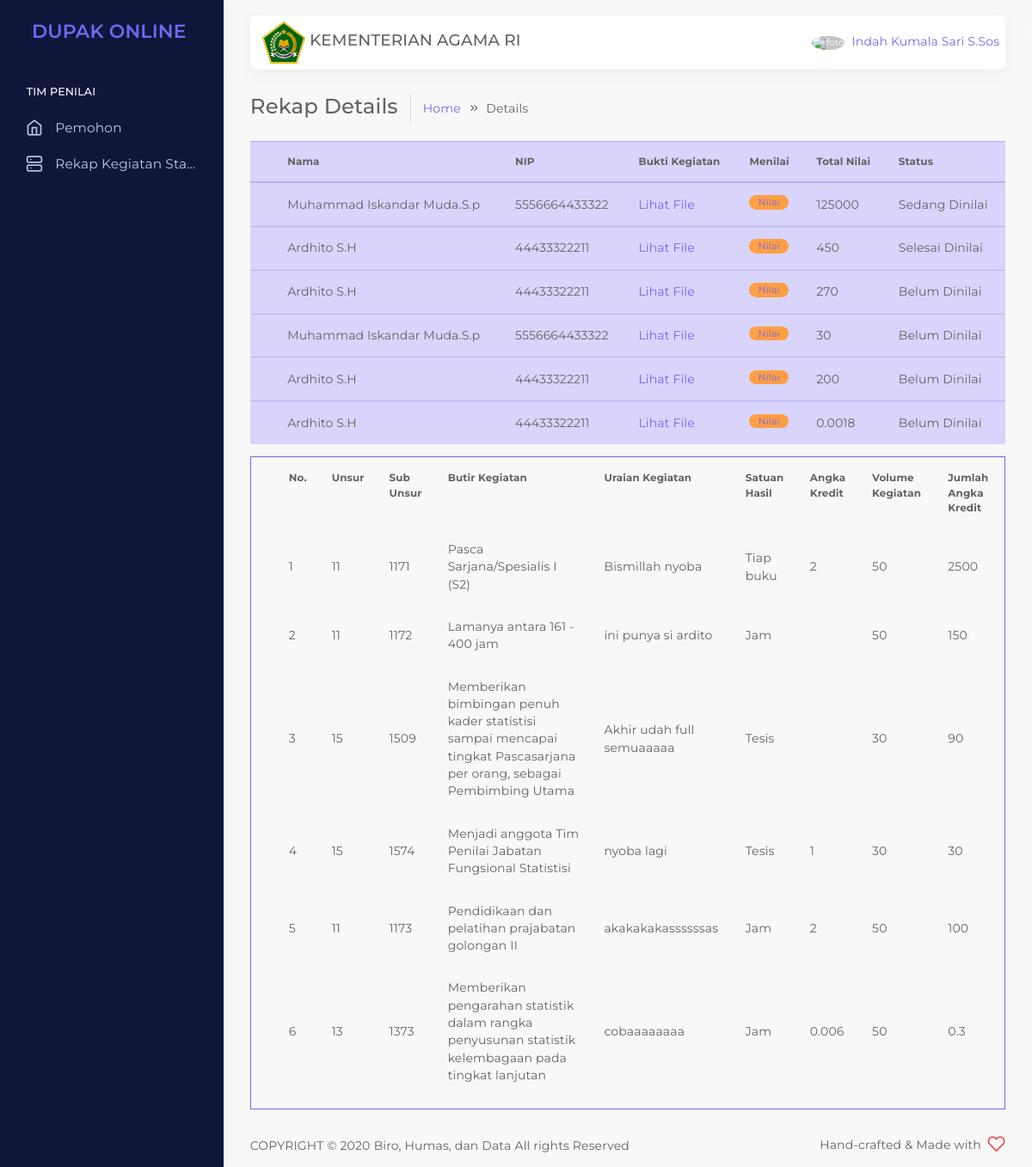
/penilai/detail-rekap.php (signed in), run on the app's committed database.
### tables this page shows
CREATE TABLE `pengguna` (
  `id_pengguna` int(100) NOT NULL,
  `nama` varchar(100) NOT NULL,
  `nip` varchar(225) NOT NULL,
  `password` varchar(255) NOT NULL,
  `email` varchar(255) NOT NULL,
  `alamat` varchar(255) NOT NULL,
  `no_seri_kapreg` varchar(1000) NOT NULL,
  `tempat_tanggal_lahir` varchar(100) NOT NULL,
  `tgl_lahir` date NOT NULL,
  `jenis_kelamin` varchar(100) NOT NULL,
  `pendidikan` varchar(100) NOT NULL,
  `pangkat` varchar(100) NOT NULL,
  `jabatan` enum('Statistisi Muda','Statistisi Madya') NOT NULL,
  `masa_kerja` varchar(100) NOT NULL,
  `unit_kerja` varchar(100) NOT NULL,
  `role` enum('Admin','Statistisi','Penilai') NOT NULL
);

CREATE TABLE `rekap_harian` (
  `id_rekap` int(11) NOT NULL,
  `nama` varchar(255) NOT NULL,
  `nip` varchar(255) NOT NULL,
  `unsur` varchar(255) NOT NULL,
  `sub_unsur` varchar(255) NOT NULL,
  `butir_kegiatan` varchar(255) NOT NULL,
  `uraian_kegiatan` varchar(100) NOT NULL,
  `satuan_hasil` varchar(100) NOT NULL,
  `angka_kredit` varchar(255) NOT NULL,
  `volume_kegiatan` varchar(255) NOT NULL,
  `jumlah_kredit` varchar(255) NOT NULL,
  `total_nilai` varchar(255) NOT NULL,
  `tanggal` date NOT NULL,
  `unggah_bukti` varchar(255) NOT NULL,
  `status` enum('Belum Dinilai','Sedang Dinilai','Selesai Dinilai') NOT NULL
);

### session_co.php (called while the page is built, shortened)
<?php
   include('config.php');
   $user_check = $_SESSION['login'];
   $ses_sql = mysqli_query($mysqli,"SELECT * FROM pengguna WHERE nip = '$user_check'");
   while ($row = mysqli_fetch_array($ses_sql,MYSQLI_ASSOC)){
      $login_session = $row['nama'];
   }
?>

### penilai/detail-rekap.php (the view, shortened to what this page needs)
<?php
include('../session_co.php');
?>
<!DOCTYPE html>
<html class="loading" lang="en" data-textdirection="ltr">
<head>
    <link rel="stylesheet" type="text/css" href="../app-assets/vendors/css/vendors.min.css">
    <link rel="stylesheet" type="text/css" href="../app-assets/vendors/css/forms/spinner/jquery.bootstrap-touchspin.css">
    <link rel="stylesheet" type="text/css" href="../app-assets/vendors/css/extensions/swiper.min.css">
    <link rel="stylesheet" type="text/css" href="../app-assets/vendors/css/animate/animate.css">
    <link rel="stylesheet" type="text/css" href="../app-assets/vendors/css/extensions/toastr.css">
    <link rel="stylesheet" type="text/css" href="../app-assets/vendors/css/forms/spinner/jquery.bootstrap-touchspin.css">
    <link rel="stylesheet" type="text/css" href="../app-assets/css/bootstrap.css">
    <link rel="stylesheet" type="text/css" href="../app-assets/css/bootstrap-extended.css">
    <link rel="stylesheet" type="text/css" href="../app-assets/css/colors.css">
    <link rel="stylesheet" type="text/css" href="../app-assets/css/components.css">
    <link rel="stylesheet" type="text/css" href="../app-assets/css/themes/dark-layout.css">
    <link rel="stylesheet" type="text/css" href="../app-assets/css/themes/semi-dark-layout.css">
    <link rel="stylesheet" type="text/css" href="../app-assets/css/core/menu/menu-types/vertical-menu.css">
    <link rel="stylesheet" type="text/css" href="../app-assets/css/core/colors/palette-gradient.css">
    <link rel="stylesheet" type="text/css" href="../app-assets/css/pages/app-ecommerce-details.css">
    <link rel="stylesheet" type="text/css" href="../app-assets/css/plugins/extensions/toastr.css">
    <link rel="stylesheet" type="text/css" href="../assets/css/style.css">
</head>
<body class="vertical-layout vertical-menu-modern semi-dark-layout 2-columns ecommerce-application navbar-floating footer-static  " data-open="click" data-menu="vertical-menu-modern" data-col="2-columns" data-layout="semi-dark-layout">
    <nav class="header-navbar navbar-expand-lg navbar navbar-with-menu floating-nav navbar-light navbar-shadow">
        <div class="navbar-wrapper">
            <div class="navbar-container content">
                <div class="navbar-collapse" id="navbar-mobile">
                    <div class="mr-auto float-left bookmark-wrapper d-flex align-items-center">
                        <ul class="nav navbar-nav">
                            <li class="nav-item d-none d-lg-block"><img src="../app-assets/images/pages/kemenag25.png"><a class="h4"> KEMENTERIAN AGAMA RI</a>
                            </li>
                        </ul>
                    </div>
                        <a class="dropdown-toggle nav-link dropdown-user-link section_userinfo" href="#" data-toggle="dropdown">
                            <span class="avatar avatar-online">
                            <img src="https://sso.undip.ac.id/assets/app/images/user.png" style="max-width: 45px;" alt="foto"><i></i></span>
                            <span class="user-name" style="margin-bottom: 1rem;" >  <?php echo $login_session; ?></span></a>
                </div>
            </div>
        </div>
    </nav>
    <div class="main-menu menu-fixed menu-dark menu-accordion menu-shadow" data-scroll-to-active="true">
        <div class="navbar-header">
            <ul class="nav navbar-nav flex-row">
                <li class="nav-item mr-auto"><a class="navbar-brand" href="app-user-view.php">
                        <h2 class="brand-text mb-0">DUPAK ONLINE</h2>
                    </a></li>
                <li class="nav-item nav-toggle"><a class="nav-link modern-nav-toggle pr-0" data-toggle="collapse"></a></li>
            </ul>
        </div>
        <div class="main-menu-content">
            <ul class="navigation navigation-main" id="main-menu-navigation" data-menu="menu-navigation">
                <li class=" navigation-header"><span>Tim Penilai</span>
                </li>
                <li class=" nav-item"><a href="./app-user-view.php"><i class="feather icon-home"></i><span class="menu-title" data-i18n="Dashboard">Pemohon</span></a>
                </li>
                <li class=" nav-item"><a href="./data-list-rekap.php"><i class="feather icon-server"></i><span class="menu-title" data-i18n="Colors">Rekap Kegiatan Statistisi</span></a>
                </li>
            </ul>
        </div>
    </div>
    <div class="app-content content">
        <div class="content-wrapper">
            <div class="content-header row">
                <div class="content-header-left col-md-9 col-12 mb-2">
                    <div class="row breadcrumbs-top">
                        <div class="col-12">
                            <h2 class="content-header-title float-left mb-0">Rekap Details</h2>
                            <div class="breadcrumb-wrapper col-12">
                                <ol class="breadcrumb">
                                    <li class="breadcrumb-item"><a href="./data-list-rekap.php">Home</a>
                                    </li>
                                    <li class="breadcrumb-item active">Details
                                    </li>
                                </ol>
                            </div>
                        </div>
                    </div>
                </div>
            </div>
            <div class="content-body">
                <section class="app-ecommerce-details">
                <div class="table-primary">
                        <table class="table data-list-view">
                            <thead>
                                <tr>
                                    <th></th>
                                    <th>Nama</th>
                                    <th>NIP</th>
                                    <th>Bukti Kegiatan</th>
                                    <th>Menilai</th>
                                    <th>Total Nilai</th>
                                    <th>Status</th>
                                </tr>
                            </thead>
                            <tbody>
                            <?php
                                include_once("../config.php");
                                $result = mysqli_query($mysqli, "SELECT * FROM rekap_harian ORDER BY id_rekap ASC");
                                while($user_data = mysqli_fetch_array($result)) {
                                ?>
                                <tr>
                                <td></td>
                                    <td><?php echo $user_data['nama']; ?></td>
                                    <td><?php echo $user_data['nip']; ?></td>
                                    <td><a href="view.php?id_rekap=<?php echo $user_data['id_rekap'];?>">Lihat File</a></td>
                                    <td>
                                    <div class="chip chip-warning" >
                                        <a class="chip-text" href="./nilai.php?id_rekap=<?php echo $user_data['id_rekap']; ?>">Nilai</a>
                                    </div>
                                    </td>
                                    <td><?php echo $user_data['total_nilai']; ?></td>
                                    <td><?php echo $user_data['status']; ?></td>
                                   <?php } ?>
                            </tbody>
                        </table>
                    </div>
                    <div class="table table-bordered border-primary">
                        <table class="table data-list-view">
                            <thead>
                            <tr>
                                    <th></th>
                                    <th>No.</th>
                                    <th>Unsur</th>
                                    <th>Sub Unsur</th>
                                    <th>Butir Kegiatan</th>
                                    <th>Uraian Kegiatan</th>
                                    <th>Satuan Hasil</th>
                                    <th>Angka Kredit</th>
                                    <th>Volume Kegiatan</th>
                                    <th>Jumlah Angka Kredit</th>
                                </tr>
                            </thead>
                            <tbody>
                            <?php
                                include_once("../config.php");
                                $no = 1;
                                $result = mysqli_query($mysqli, "SELECT * FROM rekap_harian ");
                                while($user_data = mysqli_fetch_array($result)) {
                                ?>
                                <tr>
                                <td></td>
                                    <td><?php echo $no++;?></td>
                                    <td><?php echo $user_data['unsur']; ?></td>
                                    <td><?php echo $user_data['sub_unsur']; ?></td>
                                    <td><?php echo $user_data['butir_kegiatan']; ?></td>
                                    <td><?php echo $user_data['uraian_kegiatan']; ?></td>
                                    <td><?php echo $user_data['satuan_hasil']; ?></td>
                                    <td><?php echo $user_data['angka_kredit']; ?> </td>
                                    <td><?php echo $user_data['volume_kegiatan']; ?></td>
                                    <td><?php echo $user_data['jumlah_kredit']; ?></td>
                                </tr>
                                <?php } ?>
                            </tbody>
                        </table>
                    </div>
                </section>
            </div>
        </div>
    </div>
    <div class="drag-target"></div>
    <footer class="footer footer-static footer-light">
        <p class="clearfix blue-grey lighten-2 mb-0"><span class="float-md-left d-block d-md-inline-block mt-25">COPYRIGHT &copy; 2020<a class="text-bold-800 grey darken-2" target="_blank">Biro, Humas, dan Data</a>All rights Reserved</span><span class="float-md-right d-none d-md-block">Hand-crafted & Made with<i class="feather icon-heart pink"></i></span>
        </p>
    </footer>
</body>
</html>

### app-assets/css/themes/semi-dark-layout.css (style rules this page uses)
body.semi-dark-layout .main-menu { background-color : #10163A; }
body.semi-dark-layout .main-menu-content .navigation-main { background-color : #10163A; }
body.semi-dark-layout .main-menu-content .navigation-main .nav-item i { color : #C2C6DC; }
body.semi-dark-layout .main-menu-content .navigation-main .nav-item a:after, body.semi-dark-layout .main-menu-content .navigation-main .nav-item a { color : #C2C6DC; }

### app-assets/css/core/menu/menu-types/vertical-menu.css (style rules this page uses)
body.vertical-layout.vertical-menu-modern .main-menu .navigation > li > a > i { font-size : 1.2rem; margin-right : 1rem; float : left; }
body.vertical-layout.vertical-menu-modern .main-menu { -webkit-transition : 0.4s cubic-bezier(0.25, 0.8, 0.25, 1); transition : 0.4s cubic-bezier(0.25, 0.8, 0.25, 1); -webkit-transform : translate3d(0, 0, 0); transform : translate3d(0, 0, 0); -webkit-backface-visibility : hidden; backface-visibility : hidden; }
body.vertical-layout.vertical-menu-modern.menu-expanded .main-menu { width : 260px; }
body.vertical-layout.vertical-menu-modern.menu-expanded .main-menu .navigation > li > a > i { margin-right : 1rem; float : left; }
body.vertical-layout.vertical-menu-modern.menu-expanded .main-menu .navigation > li > a > i:before { font-size : 1.429rem; }
body.vertical-layout.vertical-menu-modern.menu-expanded .main-menu .navigation > li > a > span { -webkit-animation : 0.3s cubic-bezier(0.25, 0.8, 0.25, 1) 0s normal forwards 1 fadein; animation : 0.3s cubic-bezier(0.25, 0.8, 0.25, 1) 0s normal forwards 1 fadein; }
body.vertical-layout.vertical-menu-modern.menu-expanded .footer { margin-left : 260px; }
@media (min-width: 992px) { body.vertical-layout.vertical-menu-modern .main-menu { width : 260px; } }
@media (min-width: 992px) { body.vertical-layout.vertical-menu-modern .footer { margin-left : 260px; } }

### data on the page
pengguna: nama "Indah Kumala Sari S.Sos"
rekap_harian: nama "Muhammad Iskandar Muda.S.p", nip "5556664433322", total_nilai "125000", status "Sedang Dinilai", unsur "11", sub_unsur "1171", butir_kegiatan "Pasca Sarjana/Spesialis I (S2)", uraian_kegiatan "Bismillah nyoba", satuan_hasil "Tiap buku", angka_kredit "2", volume_kegiatan "50", jumlah_kredit "2500"
rekap_harian: nama "Ardhito S.H", nip "44433322211", total_nilai "450", status "Selesai Dinilai", unsur "11", sub_unsur "1172", butir_kegiatan "Lamanya antara 161 - 400 jam", uraian_kegiatan "ini punya si ardito", satuan_hasil "Jam", volume_kegiatan "50", jumlah_kredit "150"
rekap_harian: nama "Ardhito S.H", nip "44433322211", total_nilai "270", status "Belum Dinilai", unsur "15", sub_unsur "1509", butir_kegiatan "Memberikan bimbingan penuh kader statistisi sampai mencapai tingkat Pascasarjana per orang, sebagai Pembimbing Utama", uraian_kegiatan "Akhir udah full semuaaaaa", satuan_hasil "Tesis", volume_kegiatan "30", jumlah_kredit "90"
rekap_harian: nama "Muhammad Iskandar Muda.S.p", nip "5556664433322", total_nilai "30", status "Belum Dinilai", unsur "15", sub_unsur "1574", butir_kegiatan "Menjadi anggota Tim Penilai Jabatan Fungsional Statistisi", uraian_kegiatan "nyoba lagi", satuan_hasil "Tesis", angka_kredit "1", volume_kegiatan "30", jumlah_kredit "30"
rekap_harian: nama "Ardhito S.H", nip "44433322211", total_nilai "200", status "Belum Dinilai", unsur "11", sub_unsur "1173", butir_kegiatan "Pendidikaan dan pelatihan prajabatan golongan II", uraian_kegiatan "akakakakassssssas", satuan_hasil "Jam", angka_kredit "2", volume_kegiatan "50", jumlah_kredit "100"
rekap_harian: nama "Ardhito S.H", nip "44433322211", total_nilai "0.0018", status "Belum Dinilai", unsur "13", sub_unsur "1373", butir_kegiatan "Memberikan pengarahan statistik dalam rangka penyusunan statistik kelembagaan pada tingkat lanjutan", uraian_kegiatan "cobaaaaaaaa", satuan_hasil "Jam", angka_kredit "0.006", volume_kegiatan "50", jumlah_kredit "0.3"
